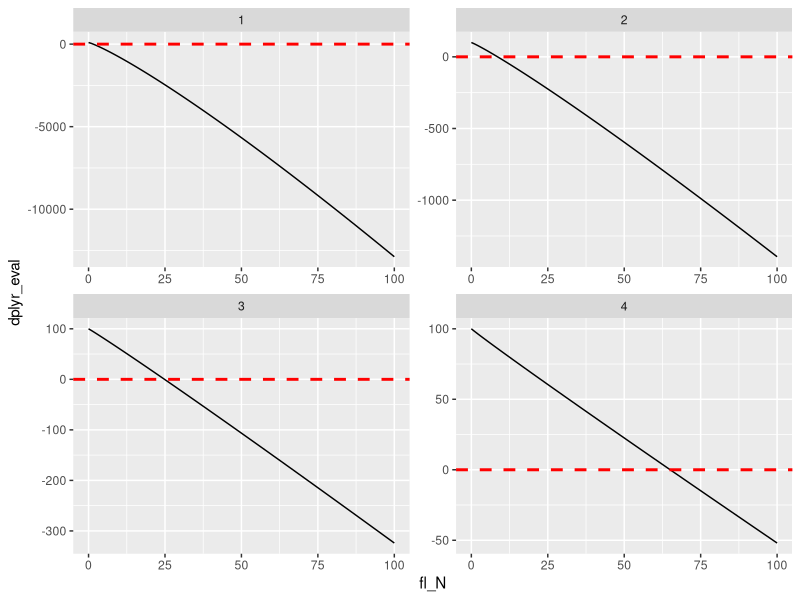
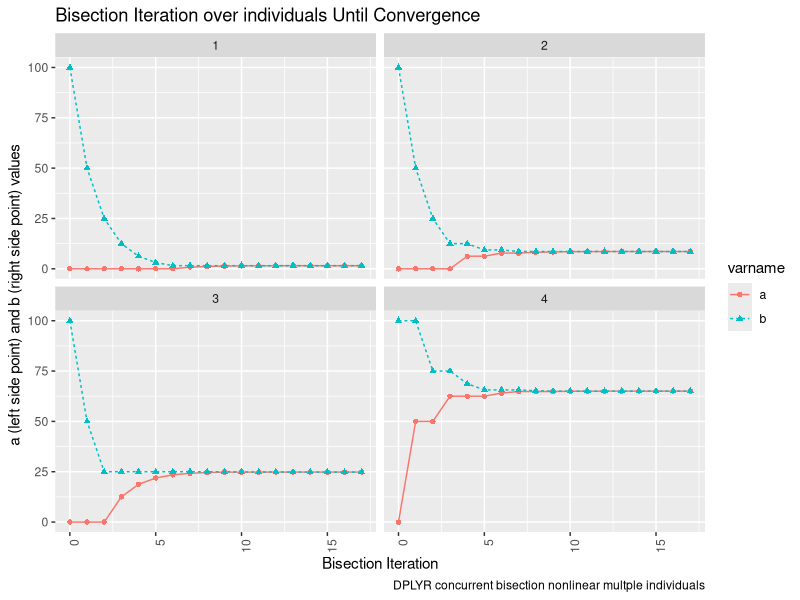

Write R code to recreate these figures, in order.
## ---- chunk 1
rm(list = ls(all.names = TRUE))
options(knitr.duplicate.label = 'allow')
## ---- chunk 2
library(tidyverse)
library(tidyr)
library(knitr)
library(kableExtra)
# file name
st_file_name = 'fs_func_graph_eval'
# Generate R File
try(purl(paste0(st_file_name, ".Rmd"), output=paste0(st_file_name, ".R"), documentation = 2))
# Generate PDF and HTML
# rmarkdown::render("C:/Users/fan/R4Econ/support/function/fs_funceval.Rmd", "pdf_document")
# rmarkdown::render("C:/Users/fan/R4Econ/support/function/fs_funceval.Rmd", "html_document")
## ---- chunk 3
# Parameters
fl_rho = 0.20
svr_id_var = 'INDI_ID'

# it_child_count = N, the number of children
it_N_child_cnt = 4
# it_heter_param = Q, number of parameters that are heterogeneous across children
it_Q_hetpa_cnt = 2

# P fixed parameters, nN is N dimensional, nP is P dimensional
ar_nN_A = seq(-2, 2, length.out = it_N_child_cnt)
ar_nN_alpha = seq(0.1, 0.9, length.out = it_N_child_cnt)
ar_nP_A_alpha = c(ar_nN_A, ar_nN_alpha)

# N by Q varying parameters
mt_nN_by_nQ_A_alpha = cbind(ar_nN_A, ar_nN_alpha)

# Choice Grid for nutritional feasible choices for each
fl_N_agg = 100
fl_N_min = 0
it_N_choice_cnt_ttest = 3
it_N_choice_cnt_dense = 100
ar_N_choices_ttest = seq(fl_N_min, fl_N_agg, length.out = it_N_choice_cnt_ttest)
ar_N_choices_dense = seq(fl_N_min, fl_N_agg, length.out = it_N_choice_cnt_dense)

# Mesh Expand
tb_states_choices <- as_tibble(mt_nN_by_nQ_A_alpha) %>% rowid_to_column(var=svr_id_var)
tb_states_choices_ttest <- tb_states_choices %>% expand_grid(choices = ar_N_choices_ttest)
tb_states_choices_dense <- tb_states_choices %>% expand_grid(choices = ar_N_choices_dense)

# display
summary(tb_states_choices_dense)
kable(tb_states_choices_ttest) %>%
  kable_styling(bootstrap_options = c("striped", "hover", "condensed", "responsive"))
## ---- chunk 4
# Convert Matrix to Tibble
ar_st_col_names = c(svr_id_var,'fl_A', 'fl_alpha')
tb_states_choices <- tb_states_choices %>% rename_all(~c(ar_st_col_names))
ar_st_col_names = c(svr_id_var,'fl_A', 'fl_alpha', 'fl_N')
tb_states_choices_ttest <- tb_states_choices_ttest %>% rename_all(~c(ar_st_col_names))
tb_states_choices_dense <- tb_states_choices_dense %>% rename_all(~c(ar_st_col_names))

# Define Implicit Function
ffi_nonlin_dplyrdo <- function(fl_A, fl_alpha, fl_N, ar_A, ar_alpha, fl_N_agg, fl_rho){
  # scalar value that are row-specific, in dataframe already: *fl_A*, *fl_alpha*, *fl_N*
  # array and scalars not in dataframe, common all rows: *ar_A*, *ar_alpha*, *fl_N_agg*, *fl_rho*

  # Test Parameters
  # ar_A = ar_nN_A
  # ar_alpha = ar_nN_alpha
  # fl_N = 100
  # fl_rho = -1
  # fl_N_q = 10

  # Apply Function
  ar_p1_s1 = exp((fl_A - ar_A)*fl_rho)
  ar_p1_s2 = (fl_alpha/ar_alpha)
  ar_p1_s3 = (1/(ar_alpha*fl_rho - 1))
  ar_p1 = (ar_p1_s1*ar_p1_s2)^ar_p1_s3
  ar_p2 = fl_N^((fl_alpha*fl_rho-1)/(ar_alpha*fl_rho-1))
  ar_overall = ar_p1*ar_p2
  fl_overall = fl_N_agg - sum(ar_overall)

  return(fl_overall)
}
## ---- chunk 5
# fl_A, fl_alpha are from columns of tb_nN_by_nQ_A_alpha
tb_states_choices_ttest_eval = tb_states_choices_ttest %>% rowwise() %>%
                        mutate(dplyr_eval = ffi_nonlin_dplyrdo(fl_A, fl_alpha, fl_N,
                                                               ar_nN_A, ar_nN_alpha,
                                                               fl_N_agg, fl_rho))
# Show
kable(tb_states_choices_ttest_eval) %>%
  kable_styling(bootstrap_options = c("striped", "hover", "condensed", "responsive"))
## ---- chunk 6
# fl_A, fl_alpha are from columns of tb_nN_by_nQ_A_alpha
tb_states_choices_dense_eval = tb_states_choices_dense %>% rowwise() %>%
                        mutate(dplyr_eval = ffi_nonlin_dplyrdo(fl_A, fl_alpha, fl_N,
                                                               ar_nN_A, ar_nN_alpha,
                                                               fl_N_agg, fl_rho))
## ---- chunk 7
# Show
dim(tb_states_choices_dense_eval)
summary(tb_states_choices_dense_eval)
lineplot <- tb_states_choices_dense_eval %>%
    ggplot(aes(x=fl_N, y=dplyr_eval)) +
        geom_line() +
        facet_wrap( . ~ INDI_ID, scales = "free") +
        geom_hline(yintercept=0, linetype="dashed",
                color = "red", size=1)
        labs(title = 'Evaluate Non-Linear Functions to Search for Roots',
             x = 'X values',
             y = 'f(x)',
             caption = 'Evaluating the Function')
print(lineplot)
## ---- chunk 8

# common prefix to make reshaping easier
st_bisec_prefix <- 'bisec_'
svr_a_lst <- paste0(st_bisec_prefix, 'a_0')
svr_b_lst <- paste0(st_bisec_prefix, 'b_0')
svr_fa_lst <- paste0(st_bisec_prefix, 'fa_0')
svr_fb_lst <- paste0(st_bisec_prefix, 'fb_0')

# Add initial a and b
tb_states_choices_bisec <- tb_states_choices %>%
                            mutate(!!sym(svr_a_lst) := fl_N_min, !!sym(svr_b_lst) := fl_N_agg)

# Evaluate function f(a_0) and f(b_0)
tb_states_choices_bisec <- tb_states_choices_bisec %>% rowwise() %>%
                            mutate(!!sym(svr_fa_lst) := ffi_nonlin_dplyrdo(fl_A, fl_alpha, !!sym(svr_a_lst),
                                                                          ar_nN_A, ar_nN_alpha,
                                                                          fl_N_agg, fl_rho),
                                   !!sym(svr_fb_lst) := ffi_nonlin_dplyrdo(fl_A, fl_alpha, !!sym(svr_b_lst),
                                                                          ar_nN_A, ar_nN_alpha,
                                                                          fl_N_agg, fl_rho))
# Summarize
dim(tb_states_choices_bisec)
summary(tb_states_choices_bisec)
## ---- chunk 9

# fl_tol = float tolerance criteria
# it_tol = number of interations to allow at most
fl_tol <- 10^-2
it_tol <- 100

# fl_p_dist2zr = distance to zero to initalize
fl_p_dist2zr <- 1000
it_cur <- 0
while (it_cur <= it_tol && fl_p_dist2zr >= fl_tol ) {

  it_cur <- it_cur + 1

  # New Variables
  svr_a_cur <- paste0(st_bisec_prefix, 'a_', it_cur)
  svr_b_cur <- paste0(st_bisec_prefix, 'b_', it_cur)
  svr_fa_cur <- paste0(st_bisec_prefix, 'fa_', it_cur)
  svr_fb_cur <- paste0(st_bisec_prefix, 'fb_', it_cur)

  # Evaluate function f(a_0) and f(b_0)
  # 1. generate p
  # 2. generate f_p
  # 3. generate f_p*f_a
  tb_states_choices_bisec <- tb_states_choices_bisec %>% rowwise() %>%
                              mutate(p = ((!!sym(svr_a_lst) + !!sym(svr_b_lst))/2)) %>%
                              mutate(f_p = ffi_nonlin_dplyrdo(fl_A, fl_alpha, p,
                                                              ar_nN_A, ar_nN_alpha,
                                                              fl_N_agg, fl_rho)) %>%
                              mutate(f_p_t_f_a = f_p*!!sym(svr_fa_lst))
  # fl_p_dist2zr = sum(abs(p))
  fl_p_dist2zr <- mean(abs(tb_states_choices_bisec %>% pull(f_p)))

  # Update a and b
  tb_states_choices_bisec <- tb_states_choices_bisec %>%
                              mutate(!!sym(svr_a_cur) :=
                                       case_when(f_p_t_f_a < 0 ~ !!sym(svr_a_lst),
                                                 TRUE ~ p)) %>%
                              mutate(!!sym(svr_b_cur) :=
                                       case_when(f_p_t_f_a < 0 ~ p,
                                                 TRUE ~ !!sym(svr_b_lst)))
  # Update f(a) and f(b)
  tb_states_choices_bisec <- tb_states_choices_bisec %>%
                              mutate(!!sym(svr_fa_cur) :=
                                       case_when(f_p_t_f_a < 0 ~ !!sym(svr_fa_lst),
                                                 TRUE ~ f_p)) %>%
                              mutate(!!sym(svr_fb_cur) :=
                                       case_when(f_p_t_f_a < 0 ~ f_p,
                                                 TRUE ~ !!sym(svr_fb_lst)))
  # Save from last
  svr_a_lst <- svr_a_cur
  svr_b_lst <- svr_b_cur
  svr_fa_lst <- svr_fa_cur
  svr_fb_lst <- svr_fb_cur

  # Summar current round
  print(paste0('it_cur:', it_cur, ', fl_p_dist2zr:', fl_p_dist2zr))
  summary(tb_states_choices_bisec %>% select(one_of(svr_a_cur, svr_b_cur, svr_fa_cur, svr_fb_cur)))
}
## ---- chunk 10
head(tb_states_choices_bisec, 10)
str(tb_states_choices_bisec)
## ---- chunk 11
# New variables
svr_bisect_iter <- 'biseciter'
svr_abfafb_long_name <- 'varname'
svr_number_col <- 'value'
svr_id_bisect_iter <- paste0(svr_id_var, '_bisect_ier')

# Pivot wide to very long
tb_states_choices_bisec_long <- tb_states_choices_bisec %>%
  pivot_longer(
    cols = starts_with(st_bisec_prefix),
    names_to = c(svr_abfafb_long_name, svr_bisect_iter),
    names_pattern = paste0(st_bisec_prefix, "(.*)_(.*)"),
    values_to = svr_number_col
  )

# Print
summary(tb_states_choices_bisec_long)
head(tb_states_choices_bisec_long %>% select(-one_of('p','f_p','f_p_t_f_a')), 30)
tail(tb_states_choices_bisec_long %>% select(-one_of('p','f_p','f_p_t_f_a')), 30)
## ---- chunk 12
# Pivot wide to very long to a little wide
tb_states_choices_bisec_wider <- tb_states_choices_bisec_long %>%
  pivot_wider(
    names_from = !!sym(svr_abfafb_long_name),
    values_from = svr_number_col
  )

# Print
summary(tb_states_choices_bisec_wider)
head(tb_states_choices_bisec_wider %>% select(-one_of('p','f_p','f_p_t_f_a')), 30)
tail(tb_states_choices_bisec_wider %>% select(-one_of('p','f_p','f_p_t_f_a')), 30)
## ---- chunk 13
# Graph results
lineplot <- tb_states_choices_bisec_long %>%
    mutate(!!sym(svr_bisect_iter) := as.numeric(!!sym(svr_bisect_iter))) %>%
    filter(!!sym(svr_abfafb_long_name) %in% c('a', 'b')) %>%
    ggplot(aes(x=!!sym(svr_bisect_iter), y=!!sym(svr_number_col),
               colour=!!sym(svr_abfafb_long_name),
               linetype=!!sym(svr_abfafb_long_name),
               shape=!!sym(svr_abfafb_long_name))) +
        facet_wrap( ~ INDI_ID) +
        geom_line() +
        geom_point() +
        labs(title = 'Bisection Iteration over individuals Until Convergence',
             x = 'Bisection Iteration',
             y = 'a (left side point) and b (right side point) values',
             caption = 'DPLYR concurrent bisection nonlinear multple individuals') +
      theme(axis.text.x = element_text(angle = 90, hjust = 1))
print(lineplot)
